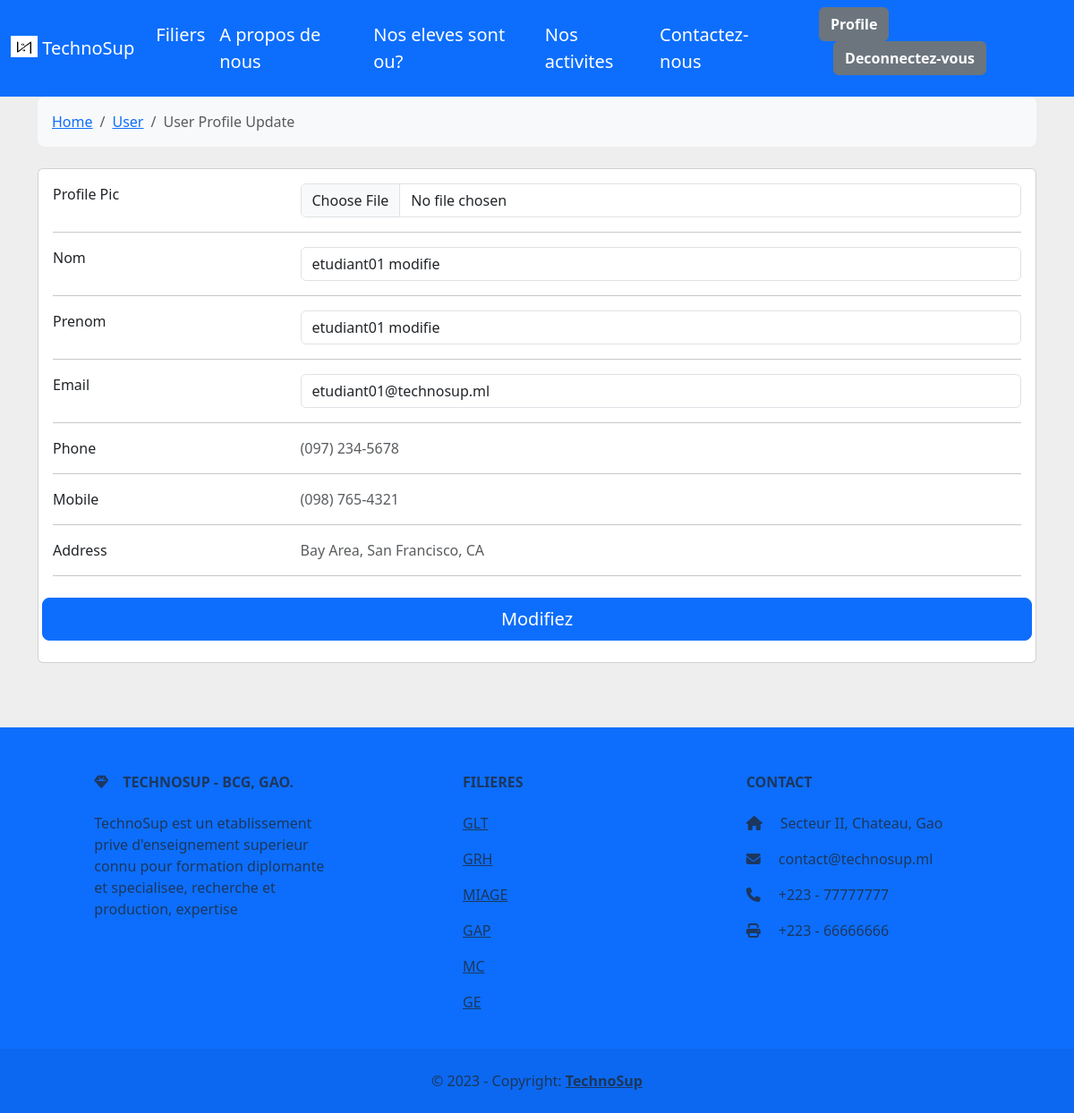
/profile/update (signed in), run on the app's committed database.
### app/models.py (models this page shows)
class CustomUser(AbstractUser):
    USER = (
        ('ADMIN', 'ADMIN'),
        ('STAFF', 'STAFF'),
        ('STUDENT', 'STUDENT'),
    )
    user_type = models.CharField(choices=USER, max_length=50, default='ADMIN')

### app/views.py (the view, shortened to what this page needs)
# urls.py: path('profile/update', views.profile_update, name='profile-update'),
def profile_update(request):
    return render(request, 'users/profile_update.html')

### templates/users/profile_update.html (shortened to what this page needs)
{% extends "base.html" %}
{% block content %}
<section style="background-color: #eee;">
    <div class="container py-5">
        <div class="row">
            <div class="col">
                <nav aria-label="breadcrumb" class="bg-light rounded-3 p-3 mb-4">
                    <ol class="breadcrumb mb-0">
                        <li class="breadcrumb-item"><a href="#">Home</a></li>
                        <li class="breadcrumb-item"><a href="#">User</a></li>
                        <li class="breadcrumb-item active" aria-current="page">User Profile Update</li>
                    </ol>
                </nav>
            </div>
        </div>
        <div class="row">
            <div class="col-lg-12">
                <div class="card mb-4">
                    <form action="" method="post" enctype="multipart/form-data">
                        <div class="card-body">
                            <div class="row">
                                <div class="col-sm-3">
                                    <p class="mb-0">Profile Pic</p>
                                </div>
                                <div class=" form-group col-sm-9">
                                    <input type="file" class="form-control" name="profile_pic">
                                </div>
                            </div>
                            <hr>
                            <div class="row">
                                <div class="col-sm-3">
                                    <p class="mb-0">Nom</p>
                                </div>
                                <div class=" form-group col-sm-9">
                                    <input type="text" class="form-control" value="{{ user.first_name }}" name="nom">
                                </div>
                            </div>
                            <hr>
                            <div class="row">
                                <div class="col-sm-3">
                                    <p class="mb-0">Prenom</p>
                                </div>
                                <div class=" form-group col-sm-9">
                                    <input type="text" class="form-control" value="{{ user.last_name }}" name="prenom">
                                </div>
                            </div>
                            <hr>
                            <div class="row">
                                <div class="col-sm-3">
                                    <p class="mb-0">Email</p>
                                </div>
                                <div class=" form-group col-sm-9">
                                    <input type="email" class="form-control" value="{{ user.email }}" name="email">
                                </div>
                            </div>
                            <hr>
                            <div class="row">
                                <div class="col-sm-3">
                                    <p class="mb-0">Phone</p>
                                </div>
                                <div class="col-sm-9">
                                    <p class="text-muted mb-0">(097) 234-5678</p>
                                </div>
                            </div>
                            <hr>
                            <div class="row">
                                <div class="col-sm-3">
                                    <p class="mb-0">Mobile</p>
                                </div>
                                <div class="col-sm-9">
                                    <p class="text-muted mb-0">(098) 765-4321</p>
                                </div>
                            </div>
                            <hr>
                            <div class="row">
                                <div class="col-sm-3">
                                    <p class="mb-0">Address</p>
                                </div>
                                <div class="col-sm-9">
                                    <p class="text-muted mb-0">Bay Area, San Francisco, CA</p>
                                </div>
                            </div>
                            <hr>
                            <div class="row">
                                <input class="btn btn-primary btn-lg my-2" type="submit" value="Modifiez">
                            </div>
                        </div>
                    </form>
                </div>
            </div>
        </div>
    </div>
</section>
{% endblock content %}

### static/css/custom.css (style rules this page uses)
body::before { display: block; content: ""; height: 60px; }

### data on the page
CustomUser: nom "etudiant01 modifie", prenom "etudiant01 modifie", email "etudiant01@technosup.ml"
